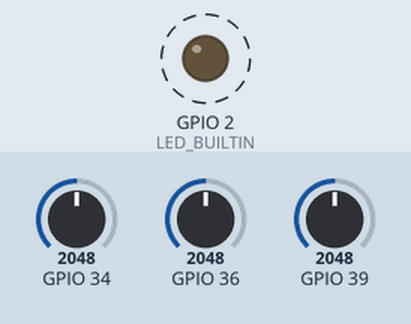
Recording of a program running on a simulated ESP32. On the bench: output pins drawn as LEDs (lit = HIGH). Dashed ring = blinking. The test bench sets the inputs (shaded band); at power-on: GPIO 34 = 2048, GPIO 36 = 2048, GPIO 39 = 2048. What the program prints to the serial monitor is not drawn.

Above: at 0.02 s.
Timing chart, 0 to 3.0 s (numbered marks = the images above):
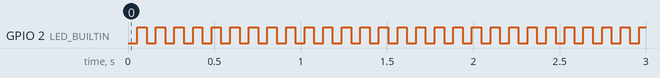

Measured:
- by itself, GPIO 2 (LED_BUILTIN): alternates HIGH for 0.05 s and LOW for 0.05 s

The program:

main.cpp
```cpp
#include <Arduino.h>
#include "driver/adc.h"

#define LED_BUILTIN 2 // ESP32 equivalent of Arduino 13

long last = 0;
boolean light = false;
uint32_t adc1_ch0_raw = 0;
uint32_t adc1_ch3_raw = 0;
uint32_t adc1_ch6_raw = 0;

void setup()
{
  Serial.begin(115200);
  Serial.println("setup");

  pinMode(LED_BUILTIN, OUTPUT);

  adc1_config_width(ADC_WIDTH_BIT_12);
  adc1_config_channel_atten(ADC1_CHANNEL_0, ADC_ATTEN_DB_12);
}

void loop()
{
  long now = millis();
  if (now - last > 50) // every 50ms ~20Hz flash
  {
    light = !light;
    digitalWrite(LED_BUILTIN, light ? HIGH : LOW);
    Serial.print(">led:");
    Serial.println(light);
    last = now;
  }
  adc1_ch0_raw = adc1_get_raw(ADC1_CHANNEL_0); // GPIO36
  adc1_ch3_raw = adc1_get_raw(ADC1_CHANNEL_3); // GPIO39
  adc1_ch6_raw = adc1_get_raw(ADC1_CHANNEL_6); // GPIO34
  Serial.print(">adc1_ch0_raw:");
  Serial.println(adc1_ch0_raw);
  Serial.print(">adc1_ch3_raw:");
  Serial.println(adc1_ch3_raw);
  Serial.print(">adc1_ch6_raw:");
  Serial.println(adc1_ch6_raw);
  delay(10);
}
```
